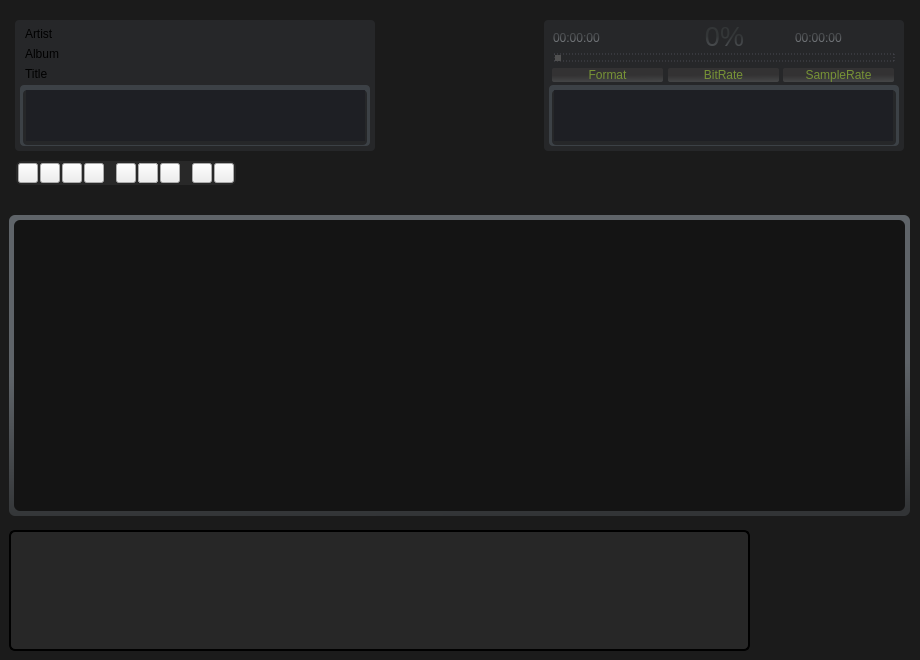
<?xml version="1.0" encoding="UTF-8"?>
<ui version="4.0">
 <class>MainWindow</class>
 <widget class="QMainWindow" name="MainWindow">
  <property name="geometry">
   <rect>
    <x>0</x>
    <y>0</y>
    <width>920</width>
    <height>660</height>
   </rect>
  </property>
  <property name="minimumSize">
   <size>
    <width>920</width>
    <height>660</height>
   </size>
  </property>
  <property name="maximumSize">
   <size>
    <width>920</width>
    <height>660</height>
   </size>
  </property>
  <property name="windowTitle">
   <string>LavAplayer</string>
  </property>
  <widget class="QWidget" name="centralWidget">
   <widget class="QLabel" name="mid_bg">
    <property name="geometry">
     <rect>
      <x>364</x>
      <y>0</y>
      <width>191</width>
      <height>211</height>
     </rect>
    </property>
    <property name="text">
     <string/>
    </property>
    <property name="pixmap">
     <pixmap resource="res.qrc">:/pic/images/mid_bg.png</pixmap>
    </property>
   </widget>
   <widget class="QLabel" name="cover">
    <property name="geometry">
     <rect>
      <x>389</x>
      <y>22</y>
      <width>140</width>
      <height>140</height>
     </rect>
    </property>
    <property name="text">
     <string/>
    </property>
    <property name="pixmap">
     <pixmap resource="res.qrc">:/pic/images/foologo.png</pixmap>
    </property>
   </widget>
   <widget class="QLabel" name="mid_cover_mask">
    <property name="geometry">
     <rect>
      <x>388</x>
      <y>18</y>
      <width>141</width>
      <height>151</height>
     </rect>
    </property>
    <property name="text">
     <string/>
    </property>
    <property name="pixmap">
     <pixmap resource="res.qrc">:/pic/images/mid_ov4.png</pixmap>
    </property>
   </widget>
   <widget class="QLabel" name="top_bg_brush">
    <property name="geometry">
     <rect>
      <x>10</x>
      <y>-10</y>
      <width>921</width>
      <height>231</height>
     </rect>
    </property>
    <property name="text">
     <string/>
    </property>
    <property name="pixmap">
     <pixmap resource="res.qrc">:/pic/images/brushed.png</pixmap>
    </property>
    <property name="scaledContents">
     <bool>false</bool>
    </property>
   </widget>
   <widget class="QLabel" name="main_bg_color">
    <property name="geometry">
     <rect>
      <x>-80</x>
      <y>-80</y>
      <width>1143</width>
      <height>860</height>
     </rect>
    </property>
    <property name="styleSheet">
     <string notr="true">background-color: rgb(27,27,27);</string>
    </property>
    <property name="text">
     <string>TextLabel</string>
    </property>
   </widget>
   <widget class="QLabel" name="right_bg_z0">
    <property name="geometry">
     <rect>
      <x>544</x>
      <y>20</y>
      <width>360</width>
      <height>131</height>
     </rect>
    </property>
    <property name="styleSheet">
     <string notr="true">background-color: rgb(38,39,41);
border-radius:4px;</string>
    </property>
    <property name="text">
     <string/>
    </property>
   </widget>
   <widget class="QLabel" name="right_bg_z1">
    <property name="geometry">
     <rect>
      <x>549</x>
      <y>85</y>
      <width>350</width>
      <height>61</height>
     </rect>
    </property>
    <property name="styleSheet">
     <string notr="true">background-color: rgb(60,65,70);
border-radius: 4px;</string>
    </property>
    <property name="text">
     <string/>
    </property>
   </widget>
   <widget class="QLabel" name="right_bg_z2">
    <property name="geometry">
     <rect>
      <x>552</x>
      <y>90</y>
      <width>344</width>
      <height>55</height>
     </rect>
    </property>
    <property name="styleSheet">
     <string notr="true">background-color: rgb(38,39,41);
border-radius:4px;</string>
    </property>
    <property name="text">
     <string/>
    </property>
   </widget>
   <widget class="QLabel" name="spectrum_bg_r">
    <property name="geometry">
     <rect>
      <x>553</x>
      <y>90</y>
      <width>341</width>
      <height>51</height>
     </rect>
    </property>
    <property name="text">
     <string/>
    </property>
    <property name="pixmap">
     <pixmap resource="res.qrc">:/pic/images/bg_spectrum.png</pixmap>
    </property>
   </widget>
   <widget class="QLabel" name="left_bg_z2">
    <property name="geometry">
     <rect>
      <x>23</x>
      <y>90</y>
      <width>344</width>
      <height>55</height>
     </rect>
    </property>
    <property name="styleSheet">
     <string notr="true">background-color: rgb(38,39,41);
border-radius:4px;</string>
    </property>
    <property name="text">
     <string/>
    </property>
   </widget>
   <widget class="QLabel" name="spectrum_bg_l">
    <property name="geometry">
     <rect>
      <x>25</x>
      <y>90</y>
      <width>341</width>
      <height>51</height>
     </rect>
    </property>
    <property name="text">
     <string/>
    </property>
    <property name="pixmap">
     <pixmap resource="res.qrc">:/pic/images/bg_spectrum.png</pixmap>
    </property>
   </widget>
   <widget class="QLabel" name="left_bg_z1">
    <property name="geometry">
     <rect>
      <x>20</x>
      <y>85</y>
      <width>350</width>
      <height>61</height>
     </rect>
    </property>
    <property name="styleSheet">
     <string notr="true">background-color: rgb(60,65,70);
border-radius: 4px;</string>
    </property>
    <property name="text">
     <string/>
    </property>
   </widget>
   <widget class="QLabel" name="left_bg_z0">
    <property name="geometry">
     <rect>
      <x>15</x>
      <y>20</y>
      <width>360</width>
      <height>131</height>
     </rect>
    </property>
    <property name="styleSheet">
     <string notr="true">background-color: rgb(38,39,41);
border-radius:4px;</string>
    </property>
    <property name="text">
     <string/>
    </property>
   </widget>
   <widget class="QLabel" name="left_spectum_color_mask">
    <property name="geometry">
     <rect>
      <x>26</x>
      <y>90</y>
      <width>339</width>
      <height>51</height>
     </rect>
    </property>
    <property name="styleSheet">
     <string notr="true">background-color: rgba(27,27,34, 70%);</string>
    </property>
    <property name="text">
     <string/>
    </property>
   </widget>
   <widget class="QLabel" name="right_spectum_color_mask">
    <property name="geometry">
     <rect>
      <x>554</x>
      <y>90</y>
      <width>339</width>
      <height>51</height>
     </rect>
    </property>
    <property name="styleSheet">
     <string notr="true">background-color: rgba(27,27,34, 70%);</string>
    </property>
    <property name="text">
     <string/>
    </property>
   </widget>
   <widget class="QLabel" name="button_box_bg">
    <property name="geometry">
     <rect>
      <x>16</x>
      <y>161</y>
      <width>220</width>
      <height>24</height>
     </rect>
    </property>
    <property name="styleSheet">
     <string notr="true">background-color: rgb(40,40,40);
border-radius: 6px;</string>
    </property>
    <property name="text">
     <string/>
    </property>
   </widget>
   <widget class="QPushButton" name="noteBtn">
    <property name="geometry">
     <rect>
      <x>18</x>
      <y>163</y>
      <width>20</width>
      <height>20</height>
     </rect>
    </property>
    <property name="minimumSize">
     <size>
      <width>20</width>
      <height>20</height>
     </size>
    </property>
    <property name="maximumSize">
     <size>
      <width>20</width>
      <height>20</height>
     </size>
    </property>
    <property name="styleSheet">
     <string notr="true">
QPushButton#noteBtn {

	border-image: url(:/pic/images/controls/note0.png);

}

QPushButton#noteBtn:pressed {

	border-image: url(:/pic/images/controls/note1.png);

}
</string>
    </property>
    <property name="text">
     <string/>
    </property>
   </widget>
   <widget class="QPushButton" name="stopAfterBtn">
    <property name="geometry">
     <rect>
      <x>40</x>
      <y>163</y>
      <width>20</width>
      <height>20</height>
     </rect>
    </property>
    <property name="minimumSize">
     <size>
      <width>20</width>
      <height>20</height>
     </size>
    </property>
    <property name="maximumSize">
     <size>
      <width>20</width>
      <height>20</height>
     </size>
    </property>
    <property name="styleSheet">
     <string notr="true">QPushButton#stopAfterBtn {

	border-image: url(:/pic/images/controls/stopafter2.png);

}

QPushButton#stopAfterBtn:pressed {

	border-image: url(:/pic/images/controls/stopafter3.png);

}
</string>
    </property>
    <property name="text">
     <string/>
    </property>
   </widget>
   <widget class="QPushButton" name="repeatBtn">
    <property name="geometry">
     <rect>
      <x>62</x>
      <y>163</y>
      <width>20</width>
      <height>20</height>
     </rect>
    </property>
    <property name="minimumSize">
     <size>
      <width>20</width>
      <height>20</height>
     </size>
    </property>
    <property name="maximumSize">
     <size>
      <width>20</width>
      <height>20</height>
     </size>
    </property>
    <property name="styleSheet">
     <string notr="true">QPushButton#repeatBtn {

	border-image: url(:/pic/images/controls/po_repeat_pl0.png);

}

QPushButton#repeatBtn:pressed {

	border-image: url(:/pic/images/controls/po_repeat_pl1.png);

}
</string>
    </property>
    <property name="text">
     <string/>
    </property>
   </widget>
   <widget class="QPushButton" name="stopBtn">
    <property name="geometry">
     <rect>
      <x>84</x>
      <y>163</y>
      <width>20</width>
      <height>20</height>
     </rect>
    </property>
    <property name="minimumSize">
     <size>
      <width>20</width>
      <height>20</height>
     </size>
    </property>
    <property name="maximumSize">
     <size>
      <width>20</width>
      <height>20</height>
     </size>
    </property>
    <property name="styleSheet">
     <string notr="true">QPushButton#stopBtn {
	border-image: url(:/pic/images/controls/stop0.png);
}
QPushButton#stopBtn:pressed {
	border-image: url(:/pic/images/controls/stop1.png);
}</string>
    </property>
    <property name="text">
     <string/>
    </property>
   </widget>
   <widget class="QPushButton" name="prevBtn">
    <property name="geometry">
     <rect>
      <x>116</x>
      <y>163</y>
      <width>20</width>
      <height>20</height>
     </rect>
    </property>
    <property name="minimumSize">
     <size>
      <width>20</width>
      <height>20</height>
     </size>
    </property>
    <property name="maximumSize">
     <size>
      <width>20</width>
      <height>20</height>
     </size>
    </property>
    <property name="styleSheet">
     <string notr="true">QPushButton#prevBtn {
	border-image: url(:/pic/images/controls/bt_prev0.png);
}
QPushButton#prevBtn:pressed {
	border-image: url(:/pic/images/controls/bt_prev1.png);
}</string>
    </property>
    <property name="text">
     <string/>
    </property>
   </widget>
   <widget class="QPushButton" name="playBtn">
    <property name="geometry">
     <rect>
      <x>138</x>
      <y>163</y>
      <width>20</width>
      <height>20</height>
     </rect>
    </property>
    <property name="minimumSize">
     <size>
      <width>20</width>
      <height>20</height>
     </size>
    </property>
    <property name="maximumSize">
     <size>
      <width>20</width>
      <height>20</height>
     </size>
    </property>
    <property name="styleSheet">
     <string notr="true">QPushButton#playBtn {
border-image: url(:/pic/images/controls/bt_play0.png);
}
QPushButton#playBtn:pressed {
	border-image: url(:/pic/images/controls/bt_play1.png);
}</string>
    </property>
    <property name="text">
     <string/>
    </property>
   </widget>
   <widget class="QPushButton" name="nextBtn">
    <property name="geometry">
     <rect>
      <x>160</x>
      <y>163</y>
      <width>20</width>
      <height>20</height>
     </rect>
    </property>
    <property name="minimumSize">
     <size>
      <width>20</width>
      <height>20</height>
     </size>
    </property>
    <property name="maximumSize">
     <size>
      <width>20</width>
      <height>20</height>
     </size>
    </property>
    <property name="styleSheet">
     <string notr="true">QPushButton#nextBtn{
border-image: url(:/pic/images/controls/bt_next0.png);
}
QPushButton#nextBtn:pressed{
border-image: url(:/pic/images/controls/bt_next1.png);
}</string>
    </property>
    <property name="text">
     <string/>
    </property>
   </widget>
   <widget class="QPushButton" name="likeBtn">
    <property name="geometry">
     <rect>
      <x>192</x>
      <y>163</y>
      <width>20</width>
      <height>20</height>
     </rect>
    </property>
    <property name="minimumSize">
     <size>
      <width>20</width>
      <height>20</height>
     </size>
    </property>
    <property name="maximumSize">
     <size>
      <width>20</width>
      <height>20</height>
     </size>
    </property>
    <property name="styleSheet">
     <string notr="true">
QPushButton#likeBtn {

	border-image: url(:/pic/images/controls/bt_mood0on.png);

}

QPushButton#likeBtn:pressed {

	border-image: url(:/pic/images/controls/bt_mood1on.png);

}
</string>
    </property>
    <property name="text">
     <string/>
    </property>
   </widget>
   <widget class="QPushButton" name="skipBtn">
    <property name="geometry">
     <rect>
      <x>214</x>
      <y>163</y>
      <width>20</width>
      <height>20</height>
     </rect>
    </property>
    <property name="minimumSize">
     <size>
      <width>20</width>
      <height>20</height>
     </size>
    </property>
    <property name="maximumSize">
     <size>
      <width>20</width>
      <height>20</height>
     </size>
    </property>
    <property name="styleSheet">
     <string notr="true">
QPushButton#skipBtn {

	border-image: url(:/pic/images/controls/bt_skip0on.png);

}

QPushButton#skipBtn:pressed {

	border-image: url(:/pic/images/controls/bt_skip1on.png);

}
</string>
    </property>
    <property name="text">
     <string/>
    </property>
   </widget>
   <widget class="QLabel" name="play_list_bg">
    <property name="geometry">
     <rect>
      <x>9</x>
      <y>215</y>
      <width>901</width>
      <height>301</height>
     </rect>
    </property>
    <property name="styleSheet">
     <string notr="true">background-color: rgb(95,100,105);
border-radius: 6px;
background-color: qlineargradient(spread:pad, x1:0.437811, y1:0, x2:0.483299, y2:1, stop:0.512438 rgba(95, 100, 105, 255), stop:1 rgba(50, 52, 54, 255));</string>
    </property>
    <property name="text">
     <string/>
    </property>
   </widget>
   <widget class="QLabel" name="play_list_bg_z1">
    <property name="geometry">
     <rect>
      <x>14</x>
      <y>220</y>
      <width>891</width>
      <height>291</height>
     </rect>
    </property>
    <property name="styleSheet">
     <string notr="true">background-color: rgb(20, 20, 20);
border-radius: 6px;</string>
    </property>
    <property name="text">
     <string/>
    </property>
   </widget>
   <widget class="QLabel" name="spectrum_bg_down">
    <property name="geometry">
     <rect>
      <x>9</x>
      <y>530</y>
      <width>741</width>
      <height>121</height>
     </rect>
    </property>
    <property name="styleSheet">
     <string notr="true">background-color: rgb(39, 39, 39);
border-radius: 6px;
border: 2px solid #000000;</string>
    </property>
    <property name="text">
     <string/>
    </property>
   </widget>
   <widget class="QLabel" name="timePassed">
    <property name="geometry">
     <rect>
      <x>553</x>
      <y>25</y>
      <width>120</width>
      <height>25</height>
     </rect>
    </property>
    <property name="styleSheet">
     <string notr="true">QLabel {
/*color: rgb(72,75,76);*/
	color: qlineargradient(x1:0.437811, y1:0, x2:0.483299, y2:20, stop:0.512438 rgba(72, 75, 78, 255), stop:1 rgba(136, 140, 145, 255));
}</string>
    </property>
    <property name="text">
     <string>00:00:00</string>
    </property>
   </widget>
   <widget class="QLabel" name="timePassed_back">
    <property name="geometry">
     <rect>
      <x>553</x>
      <y>25</y>
      <width>120</width>
      <height>25</height>
     </rect>
    </property>
    <property name="styleSheet">
     <string notr="true">QLabel {
color: rgba(50,50,50,100%);
}</string>
    </property>
    <property name="text">
     <string>00:00:00</string>
    </property>
   </widget>
   <widget class="QLabel" name="timePassedTotal">
    <property name="geometry">
     <rect>
      <x>795</x>
      <y>25</y>
      <width>120</width>
      <height>25</height>
     </rect>
    </property>
    <property name="styleSheet">
     <string notr="true">QLabel {
/*color: rgb(72,75,76);*/
	color: qlineargradient(x1:0.437811, y1:0, x2:0.483299, y2:20, stop:0.512438 rgba(72, 75, 78, 255), stop:1 rgba(136, 140, 145, 255));
}</string>
    </property>
    <property name="text">
     <string>00:00:00</string>
    </property>
   </widget>
   <widget class="QLabel" name="timePassedTotal_back">
    <property name="geometry">
     <rect>
      <x>795</x>
      <y>25</y>
      <width>120</width>
      <height>25</height>
     </rect>
    </property>
    <property name="styleSheet">
     <string notr="true">QLabel {
color: rgba(50,50,50,100%);
}</string>
    </property>
    <property name="text">
     <string>00:00:00</string>
    </property>
   </widget>
   <widget class="QLabel" name="format">
    <property name="geometry">
     <rect>
      <x>552</x>
      <y>68</y>
      <width>111</width>
      <height>14</height>
     </rect>
    </property>
    <property name="font">
     <font>
      <pointsize>9</pointsize>
     </font>
    </property>
    <property name="styleSheet">
     <string notr="true">color: rgb(119, 147, 54);
background-color: qlineargradient(spread:pad, x1:0.437811, y1:0, x2:0.483299, y2:1, stop:0.512438 rgba(51, 50, 51, 255), stop:1 rgba(69, 70, 71, 255));
border-radius: 2px;</string>
    </property>
    <property name="text">
     <string>Format</string>
    </property>
    <property name="alignment">
     <set>Qt::AlignCenter</set>
    </property>
   </widget>
   <widget class="QLabel" name="bit_rate">
    <property name="geometry">
     <rect>
      <x>668</x>
      <y>68</y>
      <width>111</width>
      <height>14</height>
     </rect>
    </property>
    <property name="font">
     <font>
      <pointsize>9</pointsize>
     </font>
    </property>
    <property name="styleSheet">
     <string notr="true">color: rgb(119, 147, 54);
background-color: qlineargradient(spread:pad, x1:0.437811, y1:0, x2:0.483299, y2:1, stop:0.512438 rgba(51, 50, 51, 255), stop:1 rgba(69, 70, 71, 255));
border-radius: 2px;</string>
    </property>
    <property name="text">
     <string>BitRate</string>
    </property>
    <property name="alignment">
     <set>Qt::AlignCenter</set>
    </property>
   </widget>
   <widget class="QLabel" name="sample_rate">
    <property name="geometry">
     <rect>
      <x>783</x>
      <y>68</y>
      <width>111</width>
      <height>14</height>
     </rect>
    </property>
    <property name="font">
     <font>
      <pointsize>9</pointsize>
     </font>
    </property>
    <property name="styleSheet">
     <string notr="true">color: rgb(119, 147, 54);
background-color: qlineargradient(spread:pad, x1:0.437811, y1:0, x2:0.483299, y2:1, stop:0.512438 rgba(51, 50, 51, 255), stop:1 rgba(69, 70, 71, 255));
border-radius: 2px;</string>
    </property>
    <property name="text">
     <string>SampleRate</string>
    </property>
    <property name="alignment">
     <set>Qt::AlignCenter</set>
    </property>
   </widget>
   <widget class="QLabel" name="percent">
    <property name="geometry">
     <rect>
      <x>559</x>
      <y>26</y>
      <width>331</width>
      <height>20</height>
     </rect>
    </property>
    <property name="font">
     <font>
      <pointsize>20</pointsize>
     </font>
    </property>
    <property name="styleSheet">
     <string notr="true">QLabel {
/*color: rgb(72,75,76);*/
	color: qlineargradient(x1:0.437811, y1:0, x2:0.483299, y2:20, stop:0.512438 rgba(51,54,55, 255), stop:1 rgba(72, 75, 78, 255));
}</string>
    </property>
    <property name="text">
     <string>0%</string>
    </property>
    <property name="alignment">
     <set>Qt::AlignCenter</set>
    </property>
   </widget>
   <widget class="QSlider" name="process_bar">
    <property name="geometry">
     <rect>
      <x>554</x>
      <y>47</y>
      <width>341</width>
      <height>22</height>
     </rect>
    </property>
    <property name="styleSheet">
     <string notr="true">QSlider::groove:horizontal {
background: transparent;
border: 1px dotted  rgb(73,74,82);
height: 6px;
}

QSlider::sub-page:horizontal {
background:transparent;
height: 3px;
}

QSlider::add-page:horizontal {
background: transparent;
height: 3px;
}

QSlider::handle:horizontal {
background: rgb(80,80,80);
width: 6px;
}

QSlider::handle:horizontal:hover {
background: rgb(153,153,153);
}</string>
    </property>
    <property name="orientation">
     <enum>Qt::Horizontal</enum>
    </property>
   </widget>
   <widget class="QLabel" name="artist_label">
    <property name="geometry">
     <rect>
      <x>25</x>
      <y>26</y>
      <width>60</width>
      <height>16</height>
     </rect>
    </property>
    <property name="styleSheet">
     <string notr="true">color: qconicalgradient(cx:0.5, cy:0.5, angle:0, stop:0 rgba(35, 40, 3, 255), stop:0.16 rgba(136, 106, 22, 255), stop:0.225 rgba(166, 140, 41, 255), stop:0.285 rgba(204, 181, 74, 255), stop:0.345 rgba(235, 219, 102, 255), stop:0.415 rgba(245, 236, 112, 255), stop:0.52 rgba(209, 190, 76, 255), stop:0.57 rgba(187, 156, 51, 255), stop:0.635 rgba(168, 142, 42, 255), stop:0.695 rgba(202, 174, 68, 255), stop:0.75 rgba(218, 202, 86, 255), stop:0.815 rgba(208, 187, 73, 255), stop:0.88 rgba(187, 156, 51, 255), stop:0.935 rgba(137, 108, 26, 255), stop:1 rgba(35, 40, 3, 255));</string>
    </property>
    <property name="text">
     <string>Artist</string>
    </property>
   </widget>
   <widget class="QLabel" name="album_label">
    <property name="geometry">
     <rect>
      <x>25</x>
      <y>46</y>
      <width>60</width>
      <height>16</height>
     </rect>
    </property>
    <property name="styleSheet">
     <string notr="true">color: qconicalgradient(cx:0.5, cy:0.5, angle:0, stop:0 rgba(35, 40, 3, 255), stop:0.16 rgba(136, 106, 22, 255), stop:0.225 rgba(166, 140, 41, 255), stop:0.285 rgba(204, 181, 74, 255), stop:0.345 rgba(235, 219, 102, 255), stop:0.415 rgba(245, 236, 112, 255), stop:0.52 rgba(209, 190, 76, 255), stop:0.57 rgba(187, 156, 51, 255), stop:0.635 rgba(168, 142, 42, 255), stop:0.695 rgba(202, 174, 68, 255), stop:0.75 rgba(218, 202, 86, 255), stop:0.815 rgba(208, 187, 73, 255), stop:0.88 rgba(187, 156, 51, 255), stop:0.935 rgba(137, 108, 26, 255), stop:1 rgba(35, 40, 3, 255));</string>
    </property>
    <property name="text">
     <string>Album</string>
    </property>
   </widget>
   <widget class="QLabel" name="title_label">
    <property name="geometry">
     <rect>
      <x>25</x>
      <y>66</y>
      <width>60</width>
      <height>16</height>
     </rect>
    </property>
    <property name="styleSheet">
     <string notr="true">color: qconicalgradient(cx:0.5, cy:0.5, angle:0, stop:0 rgba(35, 40, 3, 255), stop:0.16 rgba(136, 106, 22, 255), stop:0.225 rgba(166, 140, 41, 255), stop:0.285 rgba(204, 181, 74, 255), stop:0.345 rgba(235, 219, 102, 255), stop:0.415 rgba(245, 236, 112, 255), stop:0.52 rgba(209, 190, 76, 255), stop:0.57 rgba(187, 156, 51, 255), stop:0.635 rgba(168, 142, 42, 255), stop:0.695 rgba(202, 174, 68, 255), stop:0.75 rgba(218, 202, 86, 255), stop:0.815 rgba(208, 187, 73, 255), stop:0.88 rgba(187, 156, 51, 255), stop:0.935 rgba(137, 108, 26, 255), stop:1 rgba(35, 40, 3, 255));</string>
    </property>
    <property name="text">
     <string>Title</string>
    </property>
   </widget>
   <widget class="QLabel" name="artist">
    <property name="geometry">
     <rect>
      <x>80</x>
      <y>26</y>
      <width>281</width>
      <height>16</height>
     </rect>
    </property>
    <property name="styleSheet">
     <string notr="true">QLabel {
/*color: rgb(72,75,76);*/
	color: qlineargradient(x1:0.437811, y1:0, x2:0.483299, y2:8, stop:0.512438 rgba(72, 75, 78, 255), stop:1 rgba(136, 140, 145, 255));
}</string>
    </property>
    <property name="text">
     <string/>
    </property>
   </widget>
   <widget class="QLabel" name="album">
    <property name="geometry">
     <rect>
      <x>80</x>
      <y>46</y>
      <width>281</width>
      <height>16</height>
     </rect>
    </property>
    <property name="styleSheet">
     <string notr="true">QLabel {
/*color: rgb(72,75,76);*/
	color: qlineargradient(x1:0.437811, y1:0, x2:0.483299, y2:8, stop:0.512438 rgba(72, 75, 78, 255), stop:1 rgba(136, 140, 145, 255));
}</string>
    </property>
    <property name="text">
     <string/>
    </property>
   </widget>
   <widget class="QLabel" name="title">
    <property name="geometry">
     <rect>
      <x>80</x>
      <y>66</y>
      <width>281</width>
      <height>16</height>
     </rect>
    </property>
    <property name="styleSheet">
     <string notr="true">QLabel {
/*color: rgb(72,75,76);*/
	color: qlineargradient(x1:0.437811, y1:0, x2:0.483299, y2:8, stop:0.512438 rgba(72, 75, 78, 255), stop:1 rgba(136, 140, 145, 255));
}</string>
    </property>
    <property name="text">
     <string/>
    </property>
   </widget>
   <widget class="QPushButton" name="pauseBtn">
    <property name="geometry">
     <rect>
      <x>138</x>
      <y>163</y>
      <width>20</width>
      <height>20</height>
     </rect>
    </property>
    <property name="minimumSize">
     <size>
      <width>20</width>
      <height>20</height>
     </size>
    </property>
    <property name="maximumSize">
     <size>
      <width>20</width>
      <height>20</height>
     </size>
    </property>
    <property name="styleSheet">
     <string notr="true">QPushButton#pauseBtn {
border-image: url(:/pic/images/controls/bt_pause0.png);
}
QPushButton#pauseBtn:pressed {
	border-image: url(:/pic/images/controls/bt_pause1.png);
}</string>
    </property>
    <property name="text">
     <string/>
    </property>
   </widget>
   <zorder>main_bg_color</zorder>
   <zorder>top_bg_brush</zorder>
   <zorder>mid_bg</zorder>
   <zorder>cover</zorder>
   <zorder>mid_cover_mask</zorder>
   <zorder>right_bg_z0</zorder>
   <zorder>right_bg_z1</zorder>
   <zorder>right_bg_z2</zorder>
   <zorder>spectrum_bg_r</zorder>
   <zorder>left_bg_z0</zorder>
   <zorder>left_bg_z1</zorder>
   <zorder>left_bg_z2</zorder>
   <zorder>spectrum_bg_l</zorder>
   <zorder>left_spectum_color_mask</zorder>
   <zorder>right_spectum_color_mask</zorder>
   <zorder>button_box_bg</zorder>
   <zorder>noteBtn</zorder>
   <zorder>stopAfterBtn</zorder>
   <zorder>repeatBtn</zorder>
   <zorder>stopBtn</zorder>
   <zorder>prevBtn</zorder>
   <zorder>playBtn</zorder>
   <zorder>nextBtn</zorder>
   <zorder>likeBtn</zorder>
   <zorder>skipBtn</zorder>
   <zorder>play_list_bg</zorder>
   <zorder>play_list_bg_z1</zorder>
   <zorder>spectrum_bg_down</zorder>
   <zorder>timePassed_back</zorder>
   <zorder>timePassed</zorder>
   <zorder>timePassedTotal_back</zorder>
   <zorder>timePassedTotal</zorder>
   <zorder>format</zorder>
   <zorder>bit_rate</zorder>
   <zorder>sample_rate</zorder>
   <zorder>percent</zorder>
   <zorder>process_bar</zorder>
   <zorder>artist_label</zorder>
   <zorder>album_label</zorder>
   <zorder>title_label</zorder>
   <zorder>artist</zorder>
   <zorder>album</zorder>
   <zorder>title</zorder>
   <zorder>pauseBtn</zorder>
  </widget>
 </widget>
 <layoutdefault spacing="6" margin="11"/>
 <resources>
  <include location="res.qrc"/>
 </resources>
 <connections/>
</ui>
